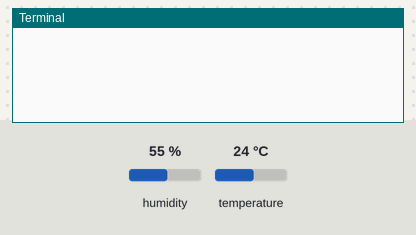
A program run on a simulated Raspberry Pi (BCM pin numbers). Shown: the last lines printed to the terminal. The test bench sets the inputs (shaded band); at power-on: temperature 24 °C, humidity 55 %. Files the program writes start out absent; web requests get an empty 200 reply after 0.4 s; the clock reads 2024-03-15 10:24:30 at power-on unless the program sets it.

Above: at 1.2 s.
1.3 s: temperature set to 12 °C
At 6.9 s:
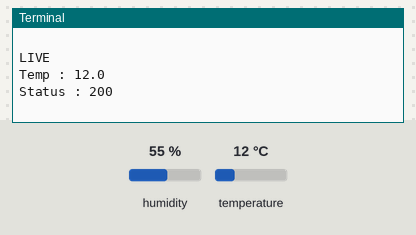
9.9 s: temperature set to 19 °C
At 12.3 s:
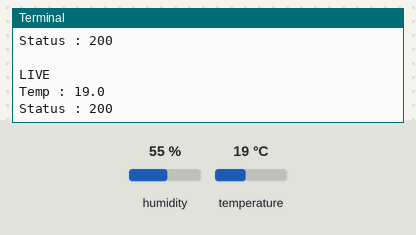

The program:

DHT22_Refactor3.py
```python
import sys
import time
import datetime
import Adafruit_DHT as dht
import json
import requests


while(True):

    timer = time.time()

    while(time.time() - timer < 3600): # 1 hour

        time.sleep(5)
        error_file = open("errorlog.txt", "a")

        humidity, temperature = dht.read_retry(dht.DHT22, 22)

        try:
            url = 'http://dmiprivateservices.azurewebsites.net/DMIService.svc/temperatures/live?temp={0:.2f}'.format(float(temperature))
            response = requests.get(url)

            print("\r\nLIVE\r\nTemp : {0} \r\nStatus : {1} ".format(float(temperature), response.status_code))

        except Exception as e:
            error_file.write(
                "\r\nLive Error \r\nTime : {0} \r\nTemp : {1} \r\nError : {2} \r\r\n".format(datetime.date.today(), temperature, e))
                #dont want to write every 5 sec data into the log, only when live crashes

        error_file.close()


    log_file = open("datalog.txt", "a")
    error_file = open("errorlog.txt", "a")
    humidity, temperature = dht.read_retry(dht.DHT22, 22)

    try:
        url = 'http://dmiprivateservices.azurewebsites.net/DMIService.svc/temperatures'
        data = {"Temperature" : "{0:.2f}".format(float(temperature))}
        data_json = json.dumps(data)
        headers = {'Content-type': 'application/json'}
        response = requests.post(url, data=data_json, headers=headers)

        print("\r\nHOURLY\r\nTemp : {0} \r\nStatus : {1} ".format(float(temperature), response.status_code))

        log_file.write(
         "\r\nTime : {0} \r\nStatus : {1} \r\nData : {2} \r\r\n".format(datetime.date.today(), response.status_code,
                                                                        data_json))
    except Exception as e:
        error_file.write("\r\nTime : {0} \r\nTemp : {1} \r\nError : {2} \r\r\n".format(datetime.date.today(), temperature, e))

    error_file.close()
    log_file.close()
```

Measured:
- after the input at 1.3 s, the terminal: prints a new line after 4.6 s (image 1)
- after the input at 9.9 s, the terminal: prints a new line after 2.0 s (image 2)
